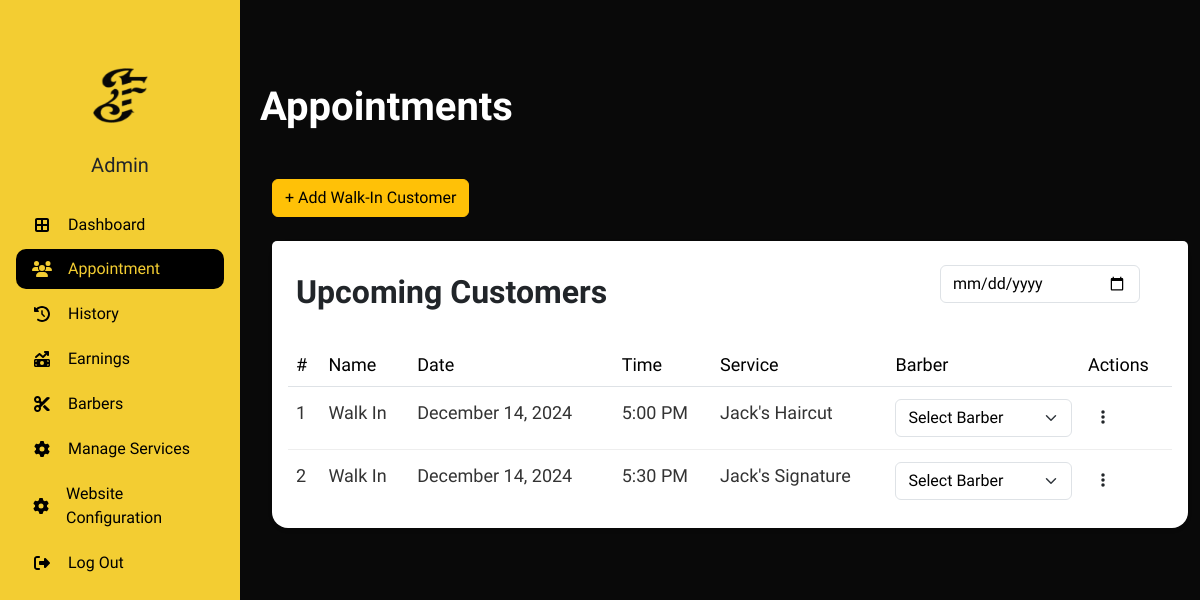
/admin/appointments.php (signed in), run on an earlier commit of the app's database.
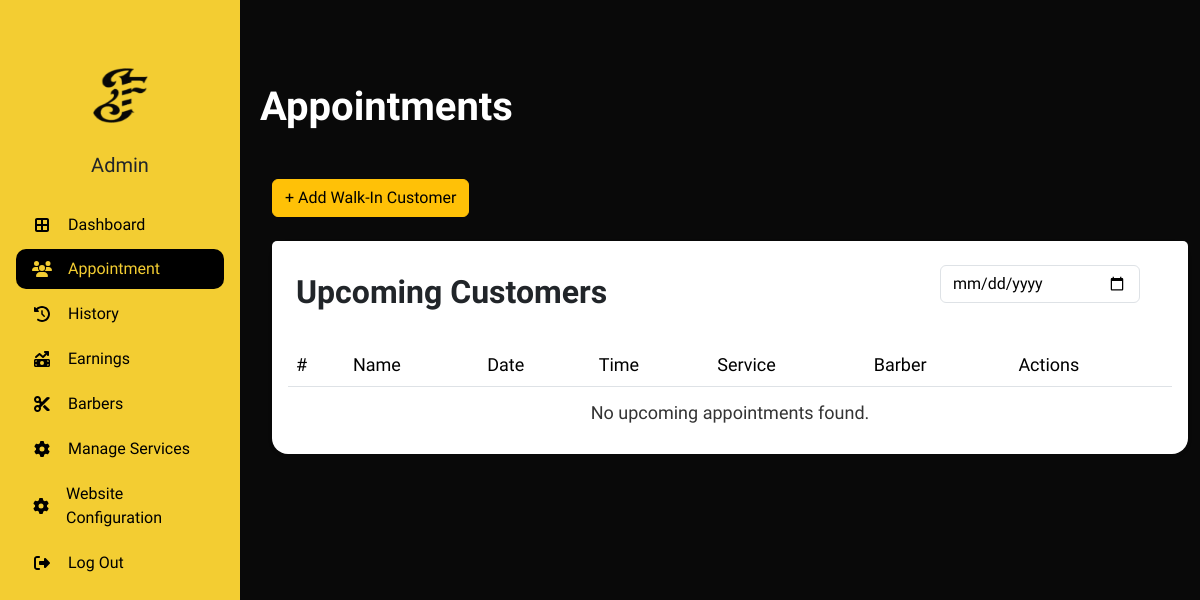
And on a later commit of the database.
### tables this page shows
CREATE TABLE `appointment_tbl` (
  `appointmentID` int(11) NOT NULL,
  `customerID` int(11) DEFAULT NULL,
  `adminID` int(11) DEFAULT NULL,
  `addonID` int(11) DEFAULT NULL,
  `hcID` int(11) DEFAULT NULL,
  `serviceID` int(11) NOT NULL,
  `status` varchar(255) DEFAULT NULL,
  `date` date NOT NULL,
  `timeSlot` varchar(255) NOT NULL,
  `remarks` varchar(255) DEFAULT NULL,
  `reason` varchar(255) DEFAULT NULL
);

CREATE TABLE `service_tbl` (
  `serviceID` int(11) NOT NULL,
  `serviceName` varchar(50) DEFAULT NULL,
  `servicePrice` varchar(50) DEFAULT NULL,
  `serviceDesc` varchar(255) DEFAULT NULL
);

### admin/appointments.php (the view, shortened to what the changed rows need)
<!DOCTYPE html>
<html lang="en">
<head>
    <link href="https://cdn.jsdelivr.net/npm/bootstrap@5.3.2/dist/css/bootstrap.min.css" rel="stylesheet">
    <link rel="stylesheet" href="https://cdnjs.cloudflare.com/ajax/libs/font-awesome/6.5.1/css/all.min.css">
    <link rel="stylesheet" type="text/css" href="css/table.css">
    <link rel="stylesheet" href="css/admin.css">
    <link rel="stylesheet" href="css/sidebar.css">
</head>
<body>
    <?php include 'db_connect.php';
    ?>
<div class="body d-flex py-3 mt-5">
    <div class="container-xxl">
        <div class="position-relative">
            <h1 class="dashboard mb-5 ms-5">Appointments</h1>
        </div>
        <div class="row ms-5">
            <div class="col-12">
                <div class="card border-0 rounded-4">
                    <div class="card-header py-3 bg-white d-flex justify-content-between align-items-center">
                        <h2 class="fw-bold">Upcoming Customers</h2>
                    </div>
                    <div class="card-body">
                        <div class="table-responsive">
                            <table class="table">
                                <thead>
                                    <tr>
                                        <td>#</td>
                                        <td>Name</td>
                                        <td>Date</td>
                                        <td>Time</td>
                                        <td>Service</td>
                                        <td>Barber</td>
                                        <td>Actions</td>
                                    </tr>
                                </thead>
                                <tbody>
                                    <?php
                                        $upcomingQuery = "
                                        SELECT
                                            a.appointmentID,
                                            a.date,
                                            a.timeSlot,
                                            a.status,
                                            c.customerID,
                                            CASE
                                                WHEN c.customerID IS NOT NULL THEN CONCAT(c.firstName, ' ', c.lastName)
                                                ELSE 'Walk In'
                                            END AS fullName,
                                            s.serviceName,
                                            ba.barberID
                                        FROM
                                            appointment_tbl a
                                        LEFT JOIN
                                            customer_tbl c ON a.customerID = c.customerID
                                        LEFT JOIN
                                            service_tbl s ON a.serviceID = s.serviceID
                                        LEFT JOIN
                                            barb_apps_tbl ba ON a.appointmentID = ba.appointmentID
                                        WHERE
                                            a.status = 'Pending'";
                                    $upcomingQuery .= " ORDER BY a.timeSlot ASC";
                                    $upcomingResult = mysqli_query($conn, $upcomingQuery);
                                    $counter = 1;
                                    if ($upcomingResult && mysqli_num_rows($upcomingResult) > 0) {
                                        while ($row = mysqli_fetch_assoc($upcomingResult)) {
                                            $formattedDate = date("F d, Y", strtotime($row['date']));
                                            echo "<tr>
                                                    <td>{$counter}</td>
                                                    <td>
                                                        <a href='#' onclick='showAppointmentDetails({$row['appointmentID']}, " . ($row['customerID'] ? "false" : "true") . ")'
                                                        data-bs-toggle='modal' data-bs-target='#appointmentModal' style='text-decoration: none; color: inherit;'>
                                                        " . htmlspecialchars($row['fullName']) . "
                                                        </a>
                                                    <td>{$formattedDate}</td>
                                                    <td>{$row['timeSlot']}</td>
                                                    <td>{$row['serviceName']}</td>
                                                    <td>
                                                        <form action='assign_barber.php' method='POST' class='assign-barber-form'>
                                                            <input type='hidden' name='appointmentID' value='{$row['appointmentID']}'>
                                                            <select name='barberID' class='form-select'>
                                                                <option value='' disabled selected hidden>Select Barber</option>";
                                                            echo "</select>
                                                        </form>
                                                    </td>
                                                    <td>
                                                        <button type='button' class='btn btn-link'
                                                            onclick='openStatusModal({$row['appointmentID']}, " . ($row['customerID'] ? $row['customerID'] : 'null') . ")'>
                                                            <i class='fas fa-ellipsis-v'></i>
                                                        </button>
                                                    </td>
                                                </tr>";
                                                $counter++;
                                        }
                                    } else {
                                        echo "<tr><td colspan='7' class='text-center'>No upcoming appointments found.</td></tr>";
                                    }
                                ?>
                            </tbody>
                        </table>
                    </div>
                </div>
            </div>
        </div>
    </div>
</div>
</body>
</html>

What changed in the data, as far as the page shows it:
removed appointment_tbl: fullName "Walk In", date "December 14, 2024", timeSlot "5:00 PM", serviceID.serviceName "Jack's Haircut"
removed appointment_tbl: fullName "Walk In", date "December 14, 2024", timeSlot "5:30 PM", serviceID.serviceName "Jack's Signature"
Also different on the page:
text now shown: "No upcoming appointments found."
